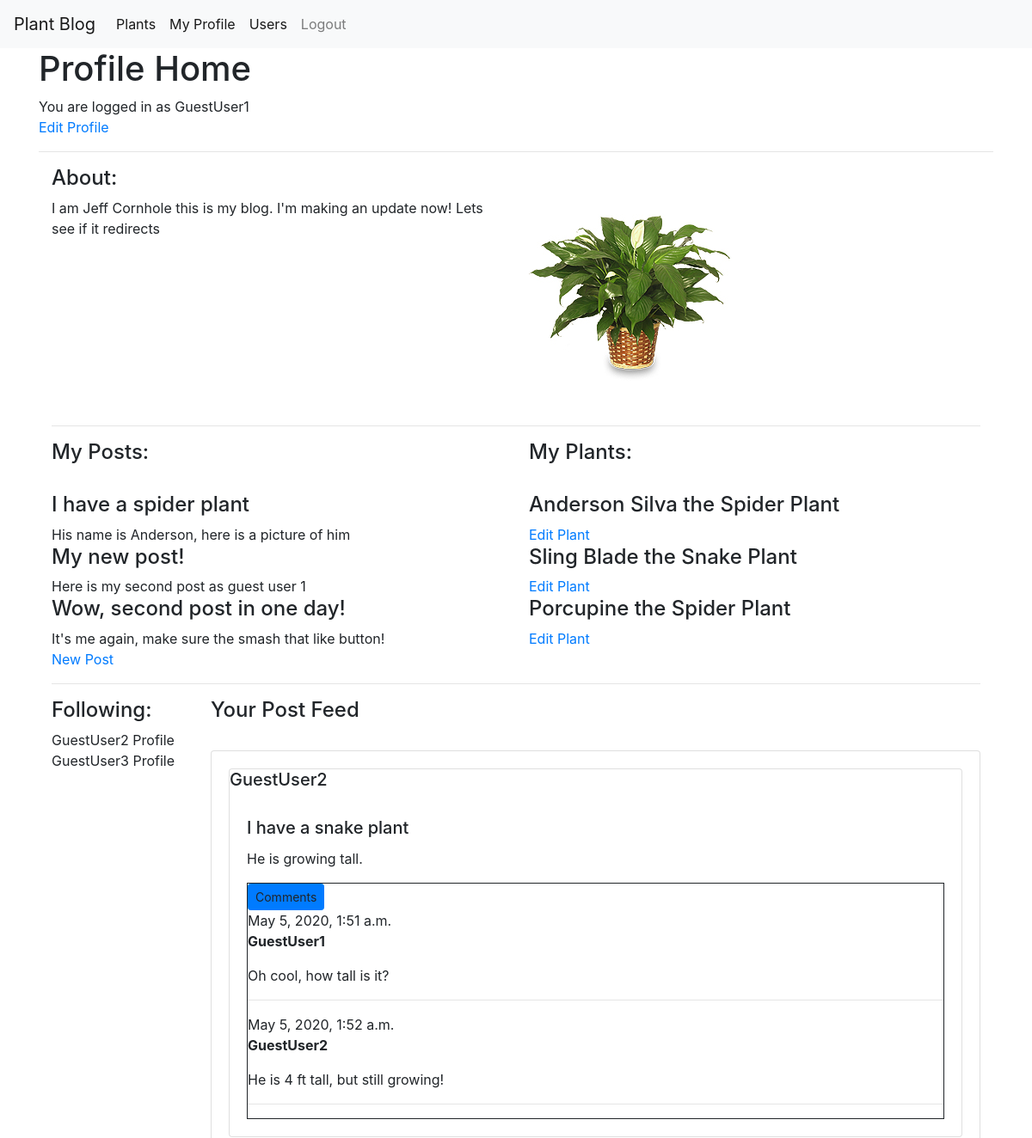
/profiles/home/3 (signed in, upper part), run on an earlier commit of the app's database.
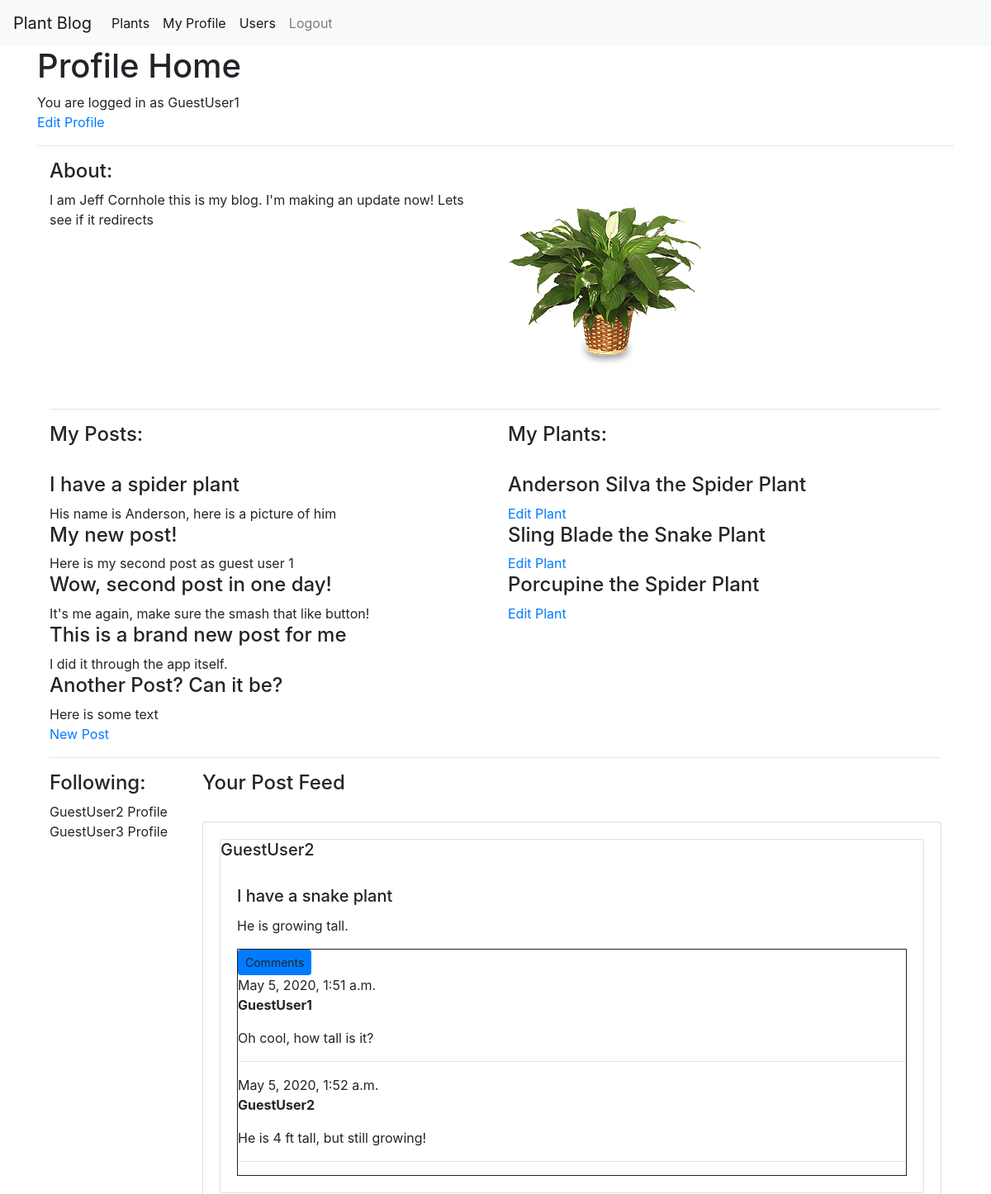
And on a later commit of the database.
### posts/models.py (models this page shows, shortened)
class Post(models.Model):
  author = models.ForeignKey(User, on_delete=models.CASCADE)
  title = models.CharField(max_length=200)
  text = models.TextField()
  user_likes = models.ManyToManyField(User, related_name='posts_liked', blank=True)
  post_image = models.ImageField(upload_to='post_picture', blank=True)
  created_dt = models.DateTimeField(default=timezone.now)
  published_dt = models.DateTimeField(blank=True, null=True)

class Comment(models.Model):
  post = models.ForeignKey('posts.Post', on_delete=models.CASCADE, related_name='comments')
  author = models.ForeignKey(User, on_delete=models.CASCADE)
  text = models.TextField()
  created_date = models.DateTimeField(default=timezone.now)
  approved_comment = models.BooleanField(default=False)

### profiles/models.py (models this page shows, shortened)
class UserPlant(models.Model):
  user = models.ForeignKey(User, on_delete=models.CASCADE)
  plant = models.ForeignKey('plants.Plant', on_delete=models.CASCADE)
  nickname = models.CharField(max_length=25, default='')
  userplant_image = models.ImageField(upload_to='userplant_pic', blank=True)

class UserProfile(models.Model):
  user = models.OneToOneField(User, unique=True, on_delete=models.CASCADE, primary_key=True)
  profile_image = models.ImageField(default='default_profile.jpg', upload_to='profile_pic', blank=True)
  about = models.CharField(max_length=600, default='', blank=True)
  zipcode = models.CharField(max_length=5, default='', blank=True)
  requires_comment_validation = models.BooleanField(default=False)
  following = models.ManyToManyField('self', through='FollowedUser', symmetrical=False, related_name='is_following')
  def user_feed(self):
    post_feed = []
    follow_object = FollowedUser.objects.filter(user=self)
    for fo in follow_object:
      followed_posts = Post.objects.filter(author=fo.followed_user.user)
      for post in followed_posts:
         post_feed.append(post)
    return post_feed
  def __str__(self):
    return f'{self.user.username} Profile'

### plants/models.py (models this page shows, shortened)
class Plant(models.Model):
  name = models.CharField(max_length=80)
  bionominal = models.CharField(max_length=80)
  description = models.TextField()
  sun_pref_choices = [
      ('1', "High"),
      ('2', "Med/High"),
      ('3', "Med"),
      ('4', "Med/Low"),
      ('5', "Low"),
      ('6', "Any")]
  sun_pref = models.CharField(max_length=10, choices=sun_pref_choices)
  water_freq = models.IntegerField()
  fertilizer_freq = models.IntegerField()

### profiles/views.py (the view)
# urls.py: path('home/<int:pk>', views.HomePageView.as_view(), name='home'),
class HomePageView(generic.DetailView):
  model = UserProfile
  template_name='profiles/home.html'
  context_object_name = 'user_profile'
  @method_decorator(login_required)
  def dispatch(self, *args, **kwargs):
    return super().dispatch(*args, **kwargs)
  def get_context_data(self, *args, **kwargs):
    context = super().get_context_data(**kwargs)
    user = self.request.user
    context['user'] = user
    context['posts'] = Post.objects.filter(author=user.id)
    context['user_plants'] = UserPlant.objects.filter(user=user)
    return context

### profiles/templates/profiles/home.html (shortened to what this page needs)
{% extends "base.html" %}
{% block content %}
  <div class="page-header">
    <h1>Profile Home</h1>
    {% if user.is_authenticated %}
      You are logged in as {{ user }} <br>
      <a href="{% url 'profiles:profile_update' pk=user.id %}">Edit Profile</a>
    {% endif %}
    <hr>
  </div>
  <div class="container-fluid">
    <div class="row">
      <div class="col-md-6">
        <h4> About: </h4> {{ user_profile.about }}
      </div>
      <div class="col-md-6">
          <div class="media">
            <img src="{{ user_profile.profile_image.url }}"> <br>
          </div>
      </div>
    </div>
    <hr>
    <div class="row">
      <div class="col-md-6">
        <h4> My Posts: </h4><br>
        {% for post in posts %}
          <h4> {{ post.title }} </h4>
          {{ post.text }} <br>
        {% endfor %}
        <a href="{% url 'profiles:new_post' %}"> New Post </a>
      </div>
      <div class="col-md-6">
        <h4> My Plants: </h4><br>
        {% for plant in user_plants %}
          <h4> {{ plant.nickname }} the {{ plant.plant.name }} </h4>
          <a href="{% url 'profiles:userplant_update' pk=plant.id %}">Edit Plant</a>
        {% endfor %}
      </div>
    </div>
    <hr>
    <div class="row">
      <div class="col-md-2">
        <h4>Following:</h4>
        {% for followed_user in user_profile.following.all %}
           {{ followed_user }}
        {% endfor %}
      </div>
      <div class="col-md-10">
        <h4>Your Post Feed</h4> <br>
        {% for fpost in user_profile.user_feed %}
          <div class="card card-body">
            <div class="card">
              <h5 class="card-title">{{ fpost.author }}</h5>
              <div class="card-body">
                <h5 class="card-title">{{ fpost.title }}</h5>
                <p class="card-text">{{ fpost.text }}</p>
                <div class="comment-section" style="border-style:solid; border-width: 1px;">
                  <a class="btn btn-primary btn-sm">Comments</a>
                  <div class="comments">
                    {% for comment in fpost.comments.all %}
                      <div class="comment">
                        <div class="date">{{ comment.created_date }}</div>
                        <strong>{{ comment.author }}</strong>
                        <p>{{ comment.text|linebreaks }}</p><hr>
                      </div>
                    {% empty %}
                      <p>No comments here yet :( </p>
                    {% endfor %}
                  </div>
                </div>
              </div>
            </div>
          </div>
        {% endfor %}
        </div>
      </div>
    </div>
<a href="{% url 'polls:index' %}">Polls</a><br>
{% endblock %}

What changed in the data, as far as the page shows it:
added Post: title "This is a brand new post for me", text "I did it through the app itself.", shown under "My Posts:"
added Post: title "Another Post? Can it be?", text "Here is some text", shown under "My Posts:"
